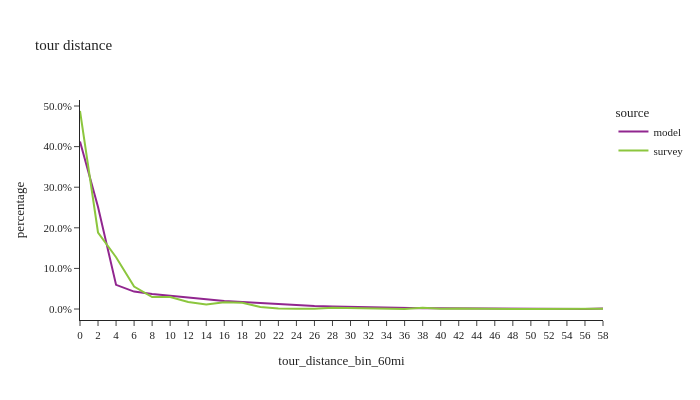

Write notebook code for a chart like this one.
### Code cell
df_plot = non_m_tour_data.groupby(['source','tour_distance_bin_60mi'], observed=True)['tour_weight'].sum().reset_index()
df_plot['percentage'] = df_plot.groupby(['source'], group_keys=False, observed=True)['tour_weight']. \
    apply(lambda x: x / float(x.sum()))

fig2 = px.line(df_plot, x='tour_distance_bin_60mi', y="percentage", color="source", title="tour distance")
fig2.for_each_annotation(lambda a: a.update(text = a.text.split("=")[-1]))
fig2.update_layout(height=400, width=700, font=dict(size=11), yaxis=dict(tickformat=".1%"))
fig2.show()

### Figure 1 — Plotly figure (JSON) as saved in the notebook; plotly's stock layout.template omitted (floating-point values rounded to 4 significant figures)
{"data": [{"hovertemplate": "source=model<br>tour_distance_bin_60mi=%{x}<br>percentage=%{y}<extra></extra>", "legendgroup": "model", "line": {"color": "#91268F", "dash": "solid"}, "marker": {"symbol": "circle"}, "mode": "lines", "name": "model", "orientation": "v", "showlegend": true, "type": "scatter", "x": ["0", "2", "4", "6", "8", "10", "12", "14", "16", "18", "20", "22", "24", "26", "28", "30", "32", "34", "36", "38", "40", "42", "44", "46", "48", "50", "52", "54", "56", "58"], "xaxis": "x", "y": [0.4124, 0.2513, 0.05951, 0.04289, 0.03699, 0.0326, 0.02849, 0.02444, 0.01995, 0.01714, 0.01432, 0.01191, 0.009227, 0.00714, 0.005916, 0.004791, 0.003787, 0.003145, 0.00251, 0.002164, 0.001837, 0.001499, 0.001186, 0.001011, 0.0008307, 0.0006174, 0.0005097, 0.0003711, 0.0002982, 0.001202], "yaxis": "y"}, {"hovertemplate": "source=survey<br>tour_distance_bin_60mi=%{x}<br>percentage=%{y}<extra></extra>", "legendgroup": "survey", "line": {"color": "#8CC63E", "dash": "solid"}, "marker": {"symbol": "circle"}, "mode": "lines", "name": "survey", "orientation": "v", "showlegend": true, "type": "scatter", "x": ["0", "2", "4", "6", "8", "10", "12", "14", "16", "18", "20", "22", "24", "26", "28", "30", "32", "34", "36", "38", "40", "42", "44", "46", "48", "50", "52", "54", "58"], "xaxis": "x", "y": [0.4877, 0.1885, 0.1275, 0.05522, 0.02955, 0.02967, 0.01753, 0.01126, 0.0164, 0.01537, 0.005168, 0.001182, 0.000756, 0.0004131, 0.003229, 0.002447, 0.0002967, 0.0002004, 7.857e-05, 0.003269, 0.0005818, 0.001474, 0.0005215, 4.394e-05, 0.0001649, 6.047e-05, 0.000579, 0.0001256, 0.0007769], "yaxis": "y"}], "layout": {"font": {"size": 11}, "height": 400, "legend": {"title": {"text": "source"}, "tracegroupgap": 0}, "title": {"text": "tour distance"}, "width": 700, "xaxis": {"anchor": "y", "domain": [0.0, 1.0], "title": {"text": "tour_distance_bin_60mi"}}, "yaxis": {"anchor": "x", "domain": [0.0, 1.0], "tickformat": ".1%", "title": {"text": "percentage"}}}}
